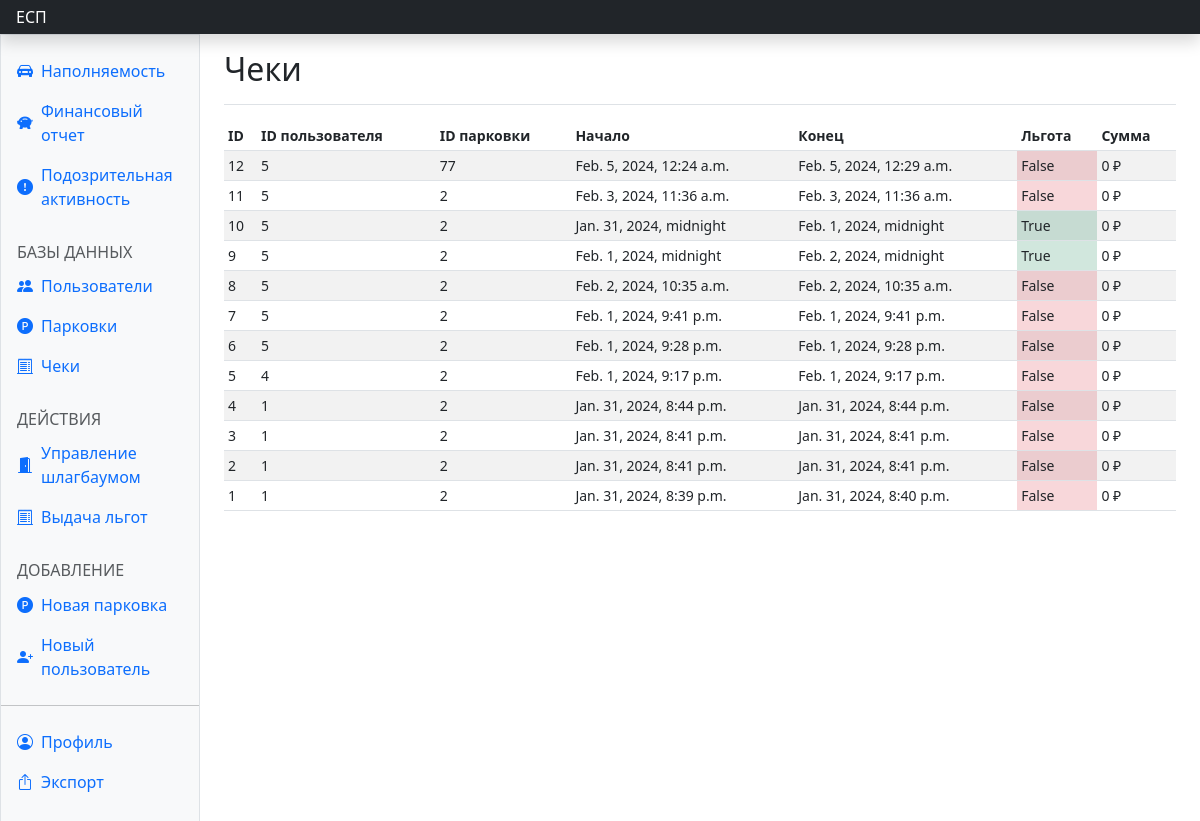
The page /dash_reciepts/ (signed in) on the database as committed earlier.
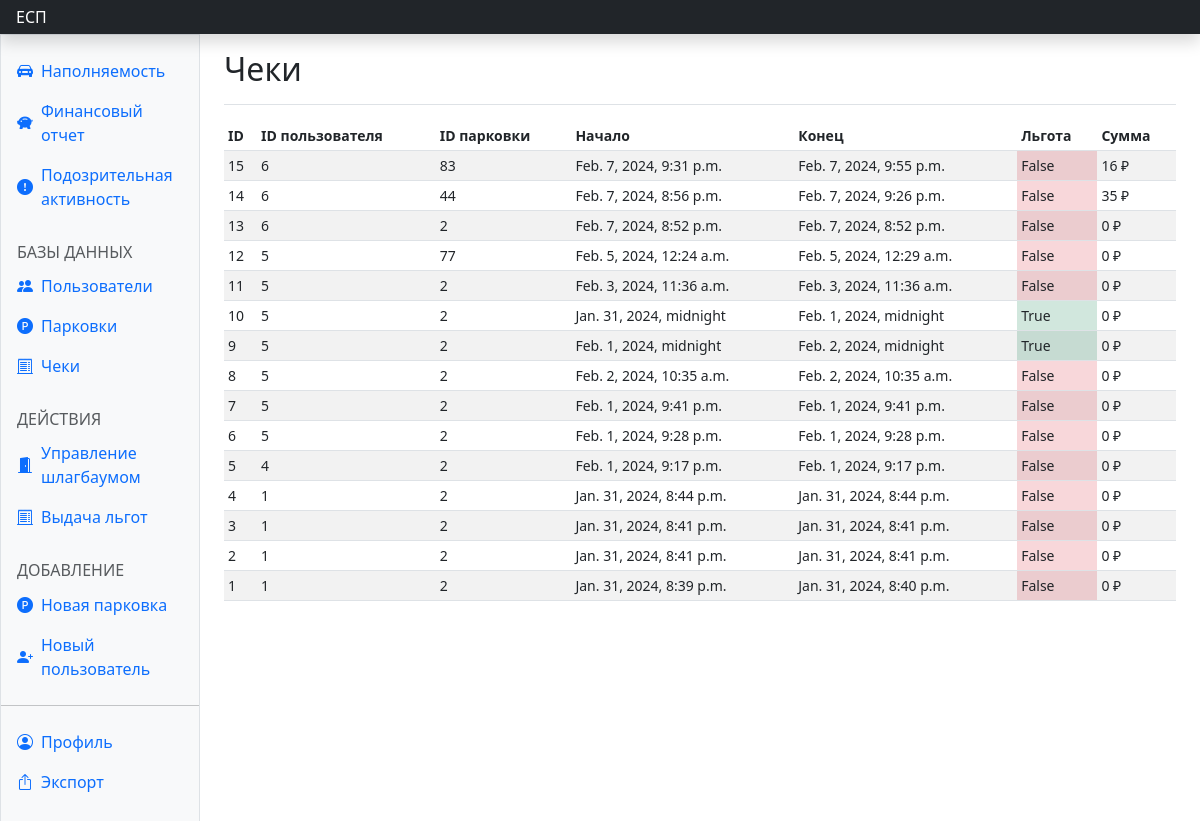
The same page on the database as committed later.
### parkingapp/models.py (models this page shows)
class Reciept(models.Model):
    parking_id = models.IntegerField(default=0)
    user_id = models.IntegerField(default=0)
    start_time = models.DateTimeField(default=datetime(2, 1, 1, 0, 0, 0, tzinfo=None))
    final_start_time = models.DateTimeField(default=datetime(2, 1, 1, 0, 0, 0, tzinfo=None))
    finish_time = models.DateTimeField(default=datetime(2, 1, 1, 0, 0, 0, tzinfo=None))
    final_price = models.BigIntegerField(default=-1)
    benefit = models.BooleanField(default=False)
    price_per_hour = models.IntegerField(default=-1)

### parkingapp/views.py (the view)
# urls.py: path('dash_reciepts/', views.dash_reciepts, name='dash_reciepts'),
@login_required(redirect_field_name=None)
def dash_reciepts(request):
    if not request.user.admin_view:
        return redirect(reverse('parkingapp:dont_have_access'))
    reciepts = Reciept.objects.all()
    context = {
        'title': '',
        'reciepts': list(reciepts)[::-1],
    }
    return render(request, 'dash_reciepts.html', context)

### parkingapp/templates/dash_reciepts.html
{% extends 'dash_base.html' %}
{% block recact %}active{% endblock %}
{% block content %}
<main class="col-md-9 ms-sm-auto col-lg-10 px-md-4">
  <div class="d-flex justify-content-between flex-wrap flex-md-nowrap align-items-center pt-3 pb-2 mb-3 border-bottom">
    <h1 class="h2">Чеки</h1>
  </div>
  <div class="table-responsive small">
    <table class="table table-striped table-sm">
      <thead>
        <tr>
          <th scope="col">ID</th>
          <th scope="col">ID пользователя</th>
          <th scope="col">ID парковки</th>
          <th scope="col">Начало</th>
          <th scope="col">Конец</th>
          <th scope="col">Льгота</th>
          <th scope="col">Сумма</th>
        </tr>
      </thead>
      <tbody class="align-middle">
        {% for el in reciepts %}
        <tr>
          <td>{{el.pk}}</td>
          <td>{{el.user_id}}</td>
          <td>{{el.parking_id}}</td>
          <td>{{el.start_time}}</td>
          <td>{{el.finish_time}}</td>
          <td class="{% if el.benefit %} bg-success-subtle {% else %} bg-danger-subtle {% endif %}">{{el.benefit}}</td>
          <td>{{el.final_price}} ₽</td>
        </tr>
        {% endfor %}
      </tbody>
    </table>
  </div>
</main>
{% endblock %}

### parkingapp/templates/dash_base.html (shortened to what this page needs)
<!doctype html>
<html lang="en" data-bs-theme="light">
{% load static %}
<head>
  <link rel="stylesheet" href="https://cdn.jsdelivr.net/npm/@docsearch/css@3">
  <link href="https://getbootstrap.com/docs/5.3/dist/css/bootstrap.min.css" rel="stylesheet"
>
  <link href="https://cdn.jsdelivr.net/npm/bootstrap-icons@1.10.5/font/bootstrap-icons.min.css" rel="stylesheet">
  <link href="https://getbootstrap.com/docs/5.3/examples/dashboard/dashboard.css" rel="stylesheet">
</head>
<body>
  <header class="navbar sticky-top bg-dark flex-md-nowrap p-0 shadow" data-bs-theme="dark">
    <a class="navbar-brand col-md-3 col-lg-2 me-0 px-3 fs-6 text-white" href="">ЕСП</a>
  </header>
  <div class="container-fluid">
    <div class="row">
      <div class="sidebar border border-right col-md-3 col-lg-2 p-0 bg-body-tertiary">
        <div class="offcanvas-md offcanvas-end bg-body-tertiary" tabindex="-1" id="sidebarMenu"
          aria-labelledby="sidebarMenuLabel">
          <div class="offcanvas-body d-md-flex flex-column p-0 pt-lg-3 overflow-y-auto">
            <ul class="nav flex-column">
              <li class="nav-item">
                <a class="nav-link d-flex align-items-center gap-2 {% block fullact %}{% endblock %}" aria-current="page"
                  href="{% url 'parkingapp:dash_full' %}">
                  <i class="bi bi-car-front-fill"></i>
                  Наполняемость
                </a>
              </li>
              <li class="nav-item">
                <a class="nav-link d-flex align-items-center gap-2 {% block finact %}{% endblock %}" href="{% url 'parkingapp:dash_fin' %}">
                  <i class="bi bi-piggy-bank-fill"></i>
                  Финансовый отчет
                </a>
              </li>
              <li class="nav-item">
                <a class="nav-link d-flex align-items-center gap-2 {% block corract %}{% endblock %}" href="{% url 'parkingapp:dash_corr' %}">
                  <i class="bi bi-exclamation-circle-fill"></i>
                  Подозрительная активность
                </a>
              </li>
              <h6
                class="sidebar-heading d-flex justify-content-between align-items-center px-3 mt-4 mb-1 text-body-secondary text-uppercase">
                <span>Базы данных</span>
              </h6>
              <ul class="nav flex-column mb-auto">
                <li class="nav-item">
                  <a class="nav-link d-flex align-items-center gap-2 {% block usersact %}{% endblock %}" href="{% url 'parkingapp:dash_users' %}">
                    <i class="bi bi-people-fill"></i>
                    Пользователи
                  </a>
                </li>
                <li class="nav-item">
                  <a class="nav-link d-flex align-items-center gap-2 {% block parksact %}{% endblock %}" href="{% url 'parkingapp:dash_parks' %}">
                    <i class="bi bi-p-circle-fill"></i>
                    Парковки
                  </a>
                </li>
                <li class="nav-item">
                  <a class="nav-link d-flex align-items-center gap-2 {% block recact %}{% endblock %}" href="{% url 'parkingapp:dash_reciepts' %}">
                    <i class="bi bi-receipt-cutoff"></i>
                    Чеки
                  </a>
                </li>
              </ul>
              <h6
                class="sidebar-heading d-flex justify-content-between align-items-center px-3 mt-4 mb-1 text-body-secondary text-uppercase">
                <span>Действия</span>
              </h6>
              <ul class="nav flex-column mb-auto">
                <li class="nav-item">
                  <a class="nav-link d-flex align-items-center gap-2 {% block barrieract %}{% endblock %}" href="{% url 'parkingapp:barrier' %}">
                    <i class="bi bi-door-open-fill"></i>
                    Управление шлагбаумом
                  </a>
                </li>
                <li class="nav-item">
                  <a class="nav-link d-flex align-items-center gap-2 {% block couponact %}{% endblock %}" href="{% url 'parkingapp:coupon' %}">
                    <i class="bi bi-receipt-cutoff"></i>
                    Выдача льгот
                  </a>
                </li>
              </ul>
              <h6
                class="sidebar-heading d-flex justify-content-between align-items-center px-3 mt-4 mb-1 text-body-secondary text-uppercase">
                <span>Добавление</span>
              </h6>
              <ul class="nav flex-column mb-auto">
                <li class="nav-item">
                  <a class="nav-link d-flex align-items-center gap-2 {% block addact %}{% endblock %}" href="{% url 'parkingapp:addparking' %}">
                    <i class="bi bi-p-circle-fill"></i>
                    Новая парковка
                  </a>
                </li>
                <li class="nav-item">
                  <a class="nav-link d-flex align-items-center gap-2 {% block signact %}{% endblock %}" href="{% url 'parkingapp:signadmin' %}">
                    <i class="bi bi-person-plus-fill"></i>
                    Новый пользователь
                  </a>
                </li>
              </ul>
              <hr class="my-3">
              <ul class="nav flex-column mb-auto">
                <li class="nav-item">
                  <a class="nav-link d-flex align-items-center gap-2 {% block profact %}{% endblock %}" href="{% url 'parkingapp:dash_profile' %}">
                    <i class="bi bi-person-circle"></i>
                    Профиль
                  </a>
                </li>
                <li class="nav-item">
                  <a class="nav-link d-flex align-items-center gap-2" href="{% url 'parkingapp:export' %}">
                    <i class="bi bi-box-arrow-up"></i>
                    Экспорт
                  </a>
                </li>
              </ul>
          </div>
        </div>
      </div>
      {% block content %}{% endblock %}
    </div>
  </div>
</body>
</html>

### parkingapp/templates/dash_base.html (style rules this page uses)
@media (min-width: 768px) { .sidebar { height: 100vh; } }
.bi { vertical-align: -.125em; fill: currentColor; }

Rows that differ between the two databases and show on the page:
added Reciept: pk "15", user_id "6", parking_id "83", start_time "Feb. 7, 2024, 9:31 p.m.", finish_time "Feb. 7, 2024, 9:55 p.m.", benefit "False", final_price "16"
added Reciept: pk "14", user_id "6", parking_id "44", start_time "Feb. 7, 2024, 8:56 p.m.", finish_time "Feb. 7, 2024, 9:26 p.m.", benefit "False", final_price "35"
added Reciept: pk "13", user_id "6", parking_id "2", start_time "Feb. 7, 2024, 8:52 p.m.", finish_time "Feb. 7, 2024, 8:52 p.m.", benefit "False", final_price "0"
